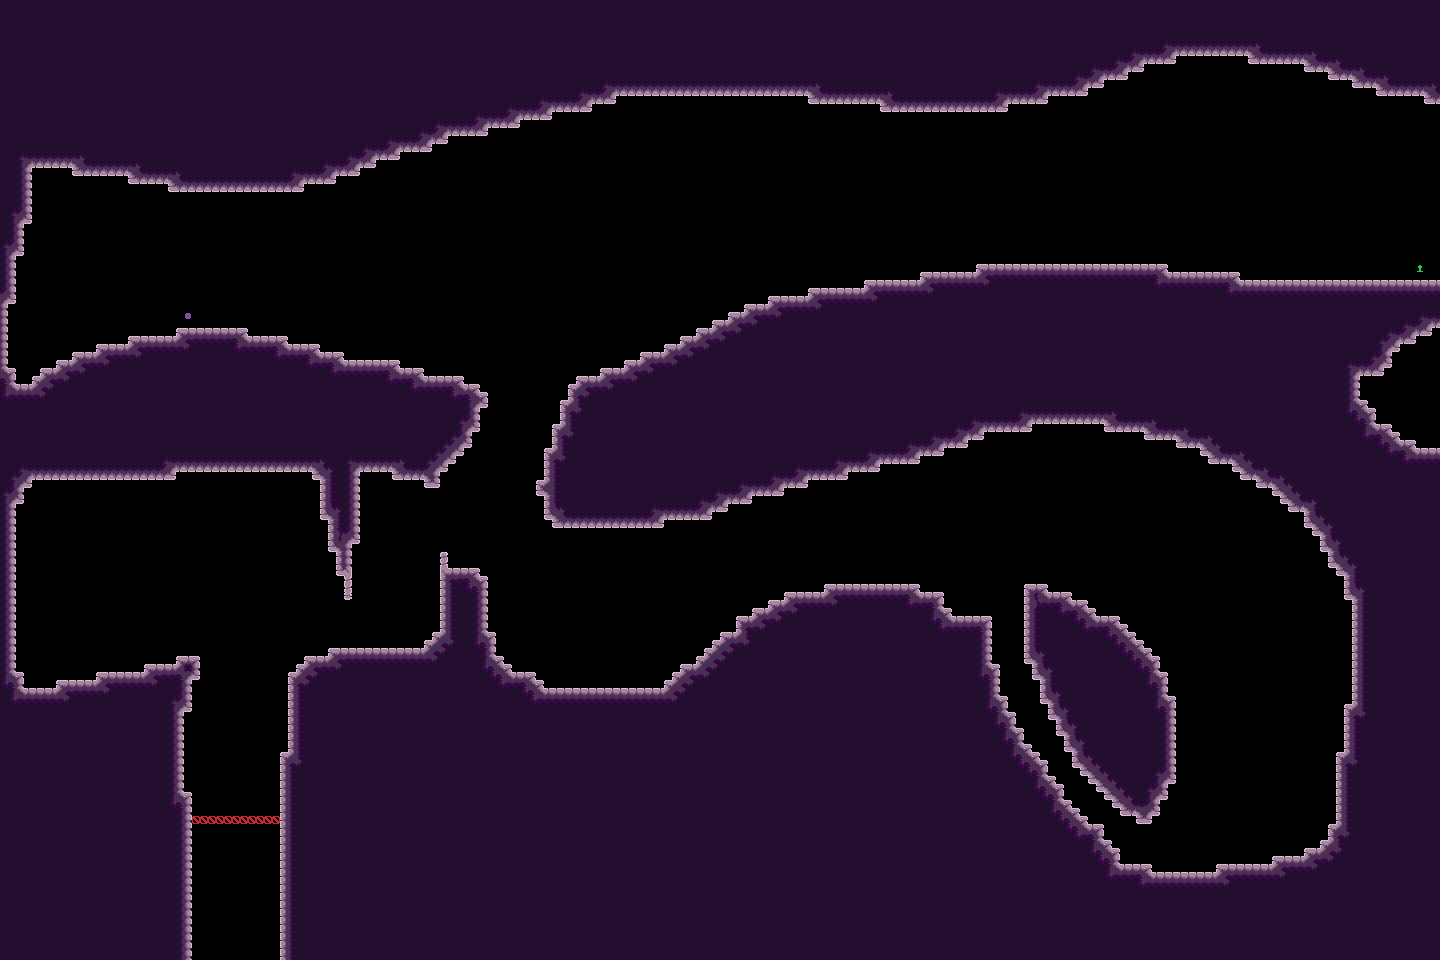

Rendered tile map (Tiled .tmx) drawn with the repository's tilesets; below, a short description and the map source with its tile grids summarised:
An orthogonal 180x120 tile map with 8x8 px tiles, 5 tile layers (draft, bg, map, entity, ...), 2 tilesets.

<map version="1.9" tiledversion="1.9.2" orientation="orthogonal" renderorder="right-down" width="180" height="120" tilewidth="8" tileheight="8" infinite="0" nextlayerid="9" nextobjectid="1">
 <editorsettings>
  <export target="../assets/world/room/level3.json" format="json" />
 </editorsettings>
 <tileset firstgid="1" source="../tilesets/stone.tsx" />
 <tileset firstgid="79" source="../rules/tools/tools.tsx" />
 <layer id="1" name="draft" width="180" height="120">
  <data>[21600 cells, 0 non-empty, 0 distinct tile ids]</data>
 </layer>
 <layer id="2" name="bg" width="180" height="120">
  <data>[21600 cells, 0 non-empty, 0 distinct tile ids]</data>
 </layer>
 <layer id="8" name="map" width="180" height="120">
  <data>[21600 cells, 12577 non-empty, 35 distinct tile ids]</data>
 </layer>
 <layer id="4" name="entity" width="180" height="120">
  <data>[21600 cells, 13 non-empty, 3 distinct tile ids]</data>
 </layer>
 <layer id="5" name="fg" width="180" height="120" offsetx="65.3333" offsety="6.66667">
  <data>[21600 cells, 0 non-empty, 0 distinct tile ids]</data>
 </layer>
</map>
